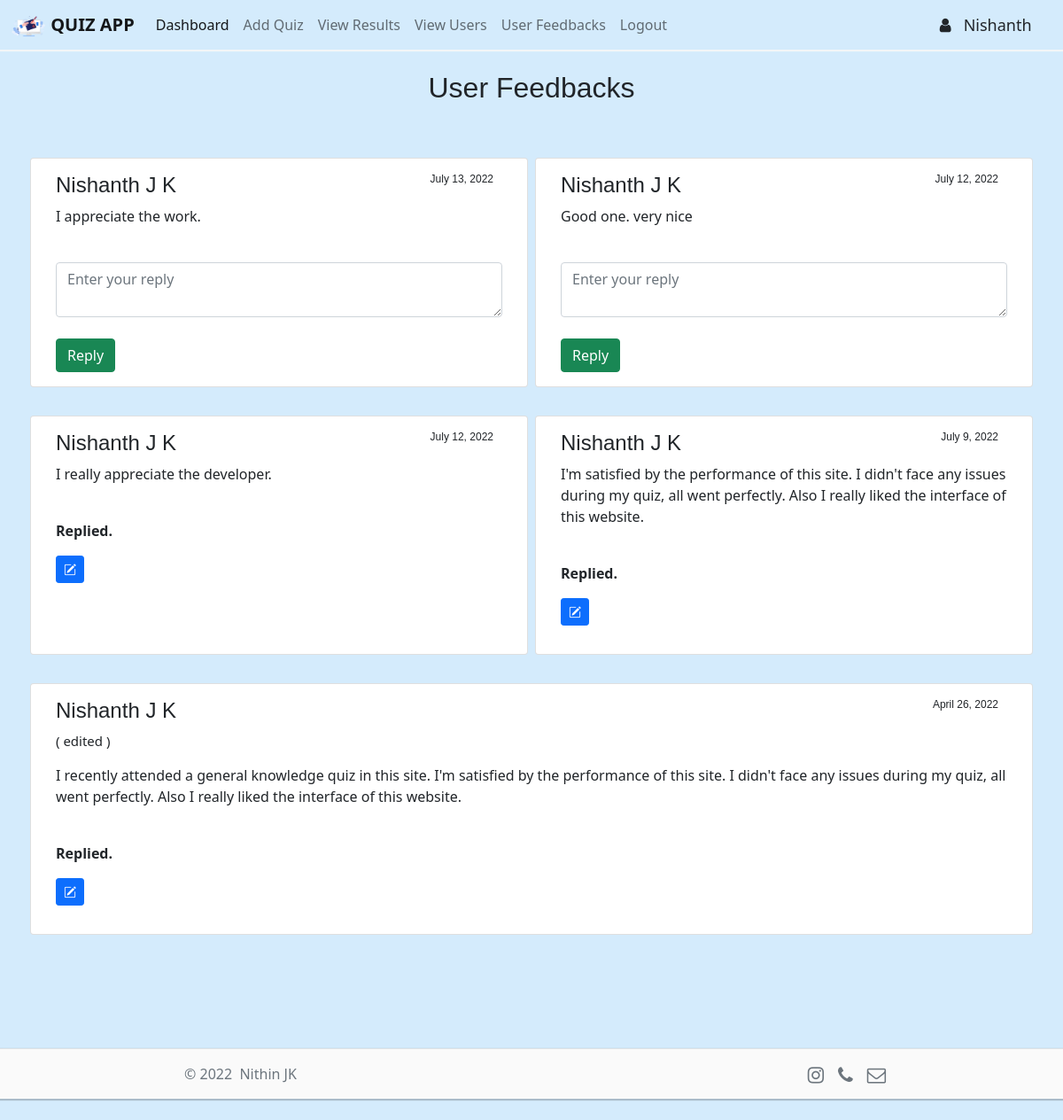
The app's page /view_feedbacks/Nishanth/ (signed in), older data.
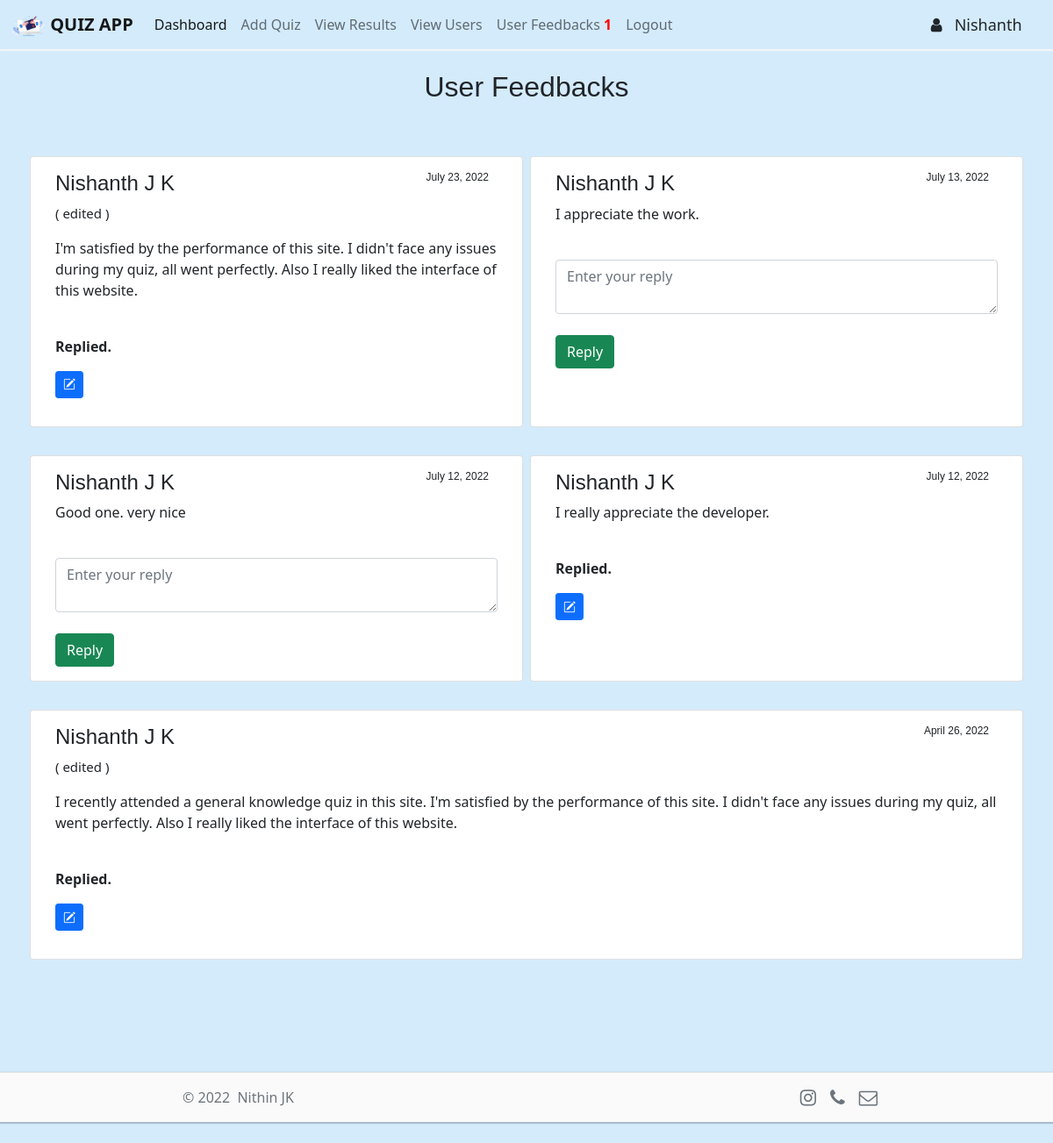
The same page, newer data.
### users/models.py (models this page shows, shortened)
class Feedbacks(models.Model):
    user_id = models.ForeignKey(Users, blank=False, null=False, on_delete=models.CASCADE)
    user_name = models.CharField('Full Name', max_length=100, blank=False)
    feedback = models.TextField(blank=False)
    status = models.CharField('Status', max_length=10, blank=True)
    reply = models.TextField(blank=True)
    reply_status = models.CharField('Reply Status', max_length=10, blank=True)
    date = models.DateField('Date Posted')
    class Meta:
        ordering = ('-date',)

### site_admin/views.py (the view, shortened to what this page needs)
# urls.py: path('view_feedbacks/<name>/', admin_views.view_feedbacks, name='view_feedbacks'),
@login_required(login_url='home')
def view_feedbacks(request, name):
    current_user = User.objects.get(pk=request.user.id)
    if current_user.is_superuser == True:
        role = 'admin'
        notification = Notifications.objects.filter(to=role, status=1)
        feedcount = 0
        resultcount = 0
        usercount = 0
        for item in notification:
            if item.subject == 'feedback':
                feedcount += 1
            elif item.subject == 'result':
                resultcount += 1
            elif item.subject == 'new_user':
                usercount += 1
        feedbacks = Feedbacks.objects.all
        return render(request, 'admin/view_feedbacks.html', {'role':role, 'feedcount':feedcount, 'resultcount':resultcount, 'usercount':usercount, 'current_year': current_year, 'uname':name, 'feedbacks': feedbacks,})
    else:
        return redirect('home')

### templates/admin/view_feedbacks.html (shortened to what this page needs)
{% include 'header.html' %}
{% block content %}
<div class="container">
    <h2 class="text-center">User Feedbacks</h2>
    <br>
    <div class="row">
        {% if feedbacks %}
        {% for item in feedbacks %}
        {% if forloop.counter|divisibleby:2 == 0 %}
        <div class="w-100"></div><br>
        {% endif %}
        <div class="col-sm card m-1">
            <div class="card-body">
                {% if item.status == 'edited' %}
                <h4>{{ item.user_name }}<p style="font-size: 12px; float: right;">{{ item.date }}&nbsp;&nbsp;&nbsp;</p>
                </h4>
                <p style="font-size: 15px;">( edited )</p>
                {% else %}
                <h4>{{ item.user_name }}<p style="font-size: 12px; float: right;">{{ item.date }}&nbsp;&nbsp;&nbsp;</p>
                </h4>
                {% endif %}
                <p>{{ item.feedback }}</p>
                <br>
                {% if feed_id == item.id %}
                <form method="post" action="{% url 'view_feedbacks' uname %}">
                    {% csrf_token %}
                    <input type="hidden" name="id" value="{{ item.id }}">
                    <input type="hidden" name="user_id" value="{{ item.user_id.id }}">
                    <input type="hidden" name="reply_status" value="edited">
                    <input type="hidden" name="date" value="{{ item.date }}">
                    <textarea class="form-control" type="text" name="reply">{{ item.reply }}</textarea>
                    <br><input type="submit" name="update_reply" class="btn btn-primary btn-sm" value="Update">
                </form>
                {% else %}
                {% if item.reply %}
                <p><b>Replied.</b>&nbsp;&nbsp;&nbsp;
                <form method="post" action="{% url 'view_feedbacks' uname %}">
                    <button type="submit" name="edit_reply" class="btn btn-primary btn-sm" title="Edit your reply.">
                        <i class="bi bi-pencil-square"></i>
                    </button>
                </form>
                </p>
                {% else %}
                <form method="post" action="{% url 'view_feedbacks' uname %}">
                    <textarea class="form-control" type="text" name="reply" placeholder="Enter your reply"
                        required></textarea><br>
                    <input class="btn btn-success" type="submit" name="submit" value="Reply">
                </form>
                {% endif %}
                {% endif %}
            </div>
        </div>
        {% endfor %}
        {% else %}
        <p>No Feedbacks till now :(</p>
        {% endif %}
    </div>
</div>
{% endblock %}
{% include 'footer.html' %}

### templates/header.html (shortened to what this page needs)
{% load static %}
<!doctype html>
<html lang="en">
<head>
    <link href="https://cdn.jsdelivr.net/npm/bootstrap@5.1.3/dist/css/bootstrap.min.css" rel="stylesheet"
>
    <link rel="stylesheet" href="https://cdn.jsdelivr.net/npm/bootstrap-icons@1.8.1/font/bootstrap-icons.css">
    <link href="https://maxcdn.bootstrapcdn.com/font-awesome/4.6.3/css/font-awesome.min.css" rel="stylesheet"
>
    <link rel="stylesheet" type="text/css" href="{% static 'css/main.css' %}">
    <link rel="stylesheet" type="text/css" href="{% static 'css/loader.css' %}">
    <link rel="stylesheet" type="text/css" href="{% static 'css/swiper-bundle.min.css' %}">
</head>
<body>
    <nav class="navbar navbar-expand-lg navbar-light" style="background-color: #d4ebfc;">
        <div class="container-fluid">
            <a class="navbar-brand" href="{% url 'home' %}"><b><img src="{% static 'img/logo.webp' %}" height="25"
                        width="40"> QUIZ APP</b></a>
            <div class="collapse navbar-collapse" id="navbarSupportedContent">
                <ul class="navbar-nav me-auto mb-2 mb-lg-0">
                    {% if role == 'admin' %}
                    <li class="nav-item">
                        <a class="nav-link active" aria-current="page" href="{% url 'admin_dashboard' uname %}">
                            Dashboard
                        </a>
                    </li>
                    <li class="nav-item">
                        <a class="nav-link" href="{% url 'add_quiz' uname %}">
                            Add Quiz
                        </a>
                    </li>
                    <li class="nav-item">
                        <a class="nav-link" href="{% url 'result_notify' uname %}">
                            <span class="notification">
                                View Results
                            </span>
                        </a>
                    </li>
                    <li class="nav-item">
                        <a class="nav-link" href="{% url 'user_notify' uname %}">
                            <span class="notification">
                                View Users
                            </span>
                        </a>
                    </li>
                    <li class="nav-item">
                        <a class="nav-link" href="{% url 'feed_notify' uname %}">
                            <span class="notification">
                                User Feedbacks
                                {% if feedcount %}
                                <span class="notification-badge"><b>&nbsp;{{ feedcount }}</b></span>
                                {% endif %}
                            </span>
                        </a>
                    </li>
                    <li class="nav-item">
                        <a class="nav-link" href="{% url 'signout' %}">
                            Logout
                        </a>
                    </li>
                </ul>
                <div class="d-flex">
                    <ul class="navbar-nav me-auto mb-2 mb-lg-0">
                        <li style="font-size: large;"><i class="fa fa-user" aria-hidden="true"></i>&nbsp;&nbsp;
                            {{ uname }} &nbsp;&nbsp;&nbsp;&nbsp;</li>
                    </ul>
                </div>
                {% endif %}
            </div>
        </div>
    </nav>
    <br>
    <div>

Row changes from the older to the newer data that the page shows:
changed Feedbacks: status empty → "edited" (drawn); date "July 9, 2022" → "July 23, 2022"; moves up the list
Text that changed along with them:
{{ feedcount }}: (not shown) → "1"
